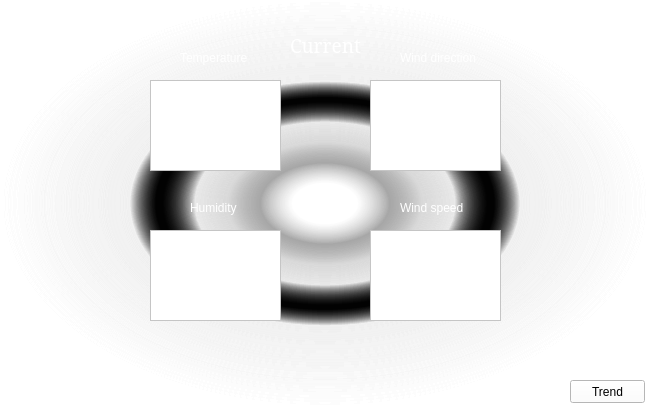
<?xml version="1.0" encoding="UTF-8"?>
<ui version="4.0">
 <class>MainWindow</class>
 <widget class="QMainWindow" name="MainWindow">
  <property name="geometry">
   <rect>
    <x>0</x>
    <y>0</y>
    <width>650</width>
    <height>407</height>
   </rect>
  </property>
  <property name="windowTitle">
   <string>Weather station(Current)</string>
  </property>
  <property name="styleSheet">
   <string notr="true">background-color:qradialgradient(spread:pad, cx:0.5, cy:0.5, radius:0.5, fx:0.5, fy:0.5, stop:0 rgba(255, 255, 255, 255), stop:0.1 rgba(255, 255, 255, 255), stop:0.2 rgba(163, 163, 163, 167), stop:0.3 rgba(204, 204, 204, 92), stop:0.4 rgba(209, 209, 209, 51), stop:0.5 rgba(0, 0, 0, 205), stop:0.52 rgba(0, 0, 0, 205), stop:0.6 rgba(234, 234, 234, 84), stop:1 rgba(255, 255, 255, 0))</string>
  </property>
  <property name="iconSize">
   <size>
    <width>100</width>
    <height>100</height>
   </size>
  </property>
  <widget class="QWidget" name="centralWidget">
   <widget class="QPlainTextEdit" name="windDirection">
    <property name="geometry">
     <rect>
      <x>370</x>
      <y>80</y>
      <width>131</width>
      <height>91</height>
     </rect>
    </property>
    <property name="font">
     <font>
      <family>Source Code Pro</family>
      <pointsize>26</pointsize>
      <weight>50</weight>
      <bold>false</bold>
     </font>
    </property>
    <property name="styleSheet">
     <string notr="true">background-color: rgb(255, 255, 255);
</string>
    </property>
    <property name="inputMethodHints">
     <set>Qt::ImhNone</set>
    </property>
    <property name="verticalScrollBarPolicy">
     <enum>Qt::ScrollBarAlwaysOff</enum>
    </property>
    <property name="horizontalScrollBarPolicy">
     <enum>Qt::ScrollBarAlwaysOff</enum>
    </property>
    <property name="readOnly">
     <bool>true</bool>
    </property>
    <property name="plainText">
     <string/>
    </property>
   </widget>
   <widget class="QPlainTextEdit" name="humidity">
    <property name="geometry">
     <rect>
      <x>150</x>
      <y>230</y>
      <width>131</width>
      <height>91</height>
     </rect>
    </property>
    <property name="font">
     <font>
      <family>Source Code Pro</family>
      <pointsize>26</pointsize>
      <weight>50</weight>
      <bold>false</bold>
     </font>
    </property>
    <property name="styleSheet">
     <string notr="true">background-color: rgb(255, 255, 255);
</string>
    </property>
    <property name="inputMethodHints">
     <set>Qt::ImhNone</set>
    </property>
    <property name="verticalScrollBarPolicy">
     <enum>Qt::ScrollBarAlwaysOff</enum>
    </property>
    <property name="horizontalScrollBarPolicy">
     <enum>Qt::ScrollBarAlwaysOff</enum>
    </property>
    <property name="readOnly">
     <bool>true</bool>
    </property>
    <property name="plainText">
     <string/>
    </property>
   </widget>
   <widget class="QLabel" name="currentLabel">
    <property name="geometry">
     <rect>
      <x>290</x>
      <y>30</y>
      <width>81</width>
      <height>31</height>
     </rect>
    </property>
    <property name="palette">
     <palette>
      <active>
       <colorrole role="WindowText">
        <brush brushstyle="SolidPattern">
         <color alpha="255">
          <red>255</red>
          <green>255</green>
          <blue>255</blue>
         </color>
        </brush>
       </colorrole>
       <colorrole role="Button">
        <brush brushstyle="SolidPattern">
         <color alpha="0">
          <red>0</red>
          <green>0</green>
          <blue>0</blue>
         </color>
        </brush>
       </colorrole>
       <colorrole role="Text">
        <brush brushstyle="SolidPattern">
         <color alpha="255">
          <red>249</red>
          <green>249</green>
          <blue>249</blue>
         </color>
        </brush>
       </colorrole>
       <colorrole role="ButtonText">
        <brush brushstyle="SolidPattern">
         <color alpha="255">
          <red>249</red>
          <green>249</green>
          <blue>249</blue>
         </color>
        </brush>
       </colorrole>
       <colorrole role="Base">
        <brush brushstyle="SolidPattern">
         <color alpha="0">
          <red>0</red>
          <green>0</green>
          <blue>0</blue>
         </color>
        </brush>
       </colorrole>
       <colorrole role="Window">
        <brush brushstyle="SolidPattern">
         <color alpha="0">
          <red>0</red>
          <green>0</green>
          <blue>0</blue>
         </color>
        </brush>
       </colorrole>
       <colorrole role="ToolTipText">
        <brush brushstyle="SolidPattern">
         <color alpha="255">
          <red>254</red>
          <green>254</green>
          <blue>254</blue>
         </color>
        </brush>
       </colorrole>
      </active>
      <inactive>
       <colorrole role="WindowText">
        <brush brushstyle="SolidPattern">
         <color alpha="255">
          <red>255</red>
          <green>255</green>
          <blue>255</blue>
         </color>
        </brush>
       </colorrole>
       <colorrole role="Button">
        <brush brushstyle="SolidPattern">
         <color alpha="0">
          <red>0</red>
          <green>0</green>
          <blue>0</blue>
         </color>
        </brush>
       </colorrole>
       <colorrole role="Text">
        <brush brushstyle="SolidPattern">
         <color alpha="255">
          <red>249</red>
          <green>249</green>
          <blue>249</blue>
         </color>
        </brush>
       </colorrole>
       <colorrole role="ButtonText">
        <brush brushstyle="SolidPattern">
         <color alpha="255">
          <red>249</red>
          <green>249</green>
          <blue>249</blue>
         </color>
        </brush>
       </colorrole>
       <colorrole role="Base">
        <brush brushstyle="SolidPattern">
         <color alpha="0">
          <red>0</red>
          <green>0</green>
          <blue>0</blue>
         </color>
        </brush>
       </colorrole>
       <colorrole role="Window">
        <brush brushstyle="SolidPattern">
         <color alpha="0">
          <red>0</red>
          <green>0</green>
          <blue>0</blue>
         </color>
        </brush>
       </colorrole>
       <colorrole role="ToolTipText">
        <brush brushstyle="SolidPattern">
         <color alpha="255">
          <red>254</red>
          <green>254</green>
          <blue>254</blue>
         </color>
        </brush>
       </colorrole>
      </inactive>
      <disabled>
       <colorrole role="WindowText">
        <brush brushstyle="SolidPattern">
         <color alpha="255">
          <red>120</red>
          <green>120</green>
          <blue>120</blue>
         </color>
        </brush>
       </colorrole>
       <colorrole role="Button">
        <brush brushstyle="SolidPattern">
         <color alpha="0">
          <red>0</red>
          <green>0</green>
          <blue>0</blue>
         </color>
        </brush>
       </colorrole>
       <colorrole role="Text">
        <brush brushstyle="SolidPattern">
         <color alpha="255">
          <red>120</red>
          <green>120</green>
          <blue>120</blue>
         </color>
        </brush>
       </colorrole>
       <colorrole role="ButtonText">
        <brush brushstyle="SolidPattern">
         <color alpha="255">
          <red>120</red>
          <green>120</green>
          <blue>120</blue>
         </color>
        </brush>
       </colorrole>
       <colorrole role="Base">
        <brush brushstyle="SolidPattern">
         <color alpha="0">
          <red>0</red>
          <green>0</green>
          <blue>0</blue>
         </color>
        </brush>
       </colorrole>
       <colorrole role="Window">
        <brush brushstyle="SolidPattern">
         <color alpha="0">
          <red>0</red>
          <green>0</green>
          <blue>0</blue>
         </color>
        </brush>
       </colorrole>
       <colorrole role="ToolTipText">
        <brush brushstyle="SolidPattern">
         <color alpha="255">
          <red>254</red>
          <green>254</green>
          <blue>254</blue>
         </color>
        </brush>
       </colorrole>
      </disabled>
     </palette>
    </property>
    <property name="font">
     <font>
      <family>SimSun</family>
      <pointsize>14</pointsize>
     </font>
    </property>
    <property name="styleSheet">
     <string notr="true">background-color: rgba(0,0,0,0%)
</string>
    </property>
    <property name="text">
     <string>Current</string>
    </property>
   </widget>
   <widget class="QPlainTextEdit" name="windSpeed">
    <property name="geometry">
     <rect>
      <x>370</x>
      <y>230</y>
      <width>131</width>
      <height>91</height>
     </rect>
    </property>
    <property name="font">
     <font>
      <family>Source Code Pro</family>
      <pointsize>26</pointsize>
      <weight>50</weight>
      <bold>false</bold>
     </font>
    </property>
    <property name="styleSheet">
     <string notr="true">background-color: rgb(255, 255, 255);
</string>
    </property>
    <property name="inputMethodHints">
     <set>Qt::ImhNone</set>
    </property>
    <property name="verticalScrollBarPolicy">
     <enum>Qt::ScrollBarAlwaysOff</enum>
    </property>
    <property name="horizontalScrollBarPolicy">
     <enum>Qt::ScrollBarAlwaysOff</enum>
    </property>
    <property name="readOnly">
     <bool>true</bool>
    </property>
    <property name="plainText">
     <string/>
    </property>
   </widget>
   <widget class="QPlainTextEdit" name="temperature">
    <property name="geometry">
     <rect>
      <x>150</x>
      <y>80</y>
      <width>131</width>
      <height>91</height>
     </rect>
    </property>
    <property name="font">
     <font>
      <family>Source Code Pro</family>
      <pointsize>26</pointsize>
      <weight>50</weight>
      <bold>false</bold>
     </font>
    </property>
    <property name="styleSheet">
     <string notr="true">background-color: rgb(255, 255, 255);
</string>
    </property>
    <property name="inputMethodHints">
     <set>Qt::ImhNone</set>
    </property>
    <property name="verticalScrollBarPolicy">
     <enum>Qt::ScrollBarAlwaysOff</enum>
    </property>
    <property name="horizontalScrollBarPolicy">
     <enum>Qt::ScrollBarAlwaysOff</enum>
    </property>
    <property name="readOnly">
     <bool>true</bool>
    </property>
    <property name="plainText">
     <string/>
    </property>
    <property name="centerOnScroll">
     <bool>false</bool>
    </property>
   </widget>
   <widget class="QLabel" name="label">
    <property name="geometry">
     <rect>
      <x>190</x>
      <y>200</y>
      <width>51</width>
      <height>16</height>
     </rect>
    </property>
    <property name="palette">
     <palette>
      <active>
       <colorrole role="WindowText">
        <brush brushstyle="SolidPattern">
         <color alpha="255">
          <red>255</red>
          <green>255</green>
          <blue>255</blue>
         </color>
        </brush>
       </colorrole>
       <colorrole role="Button">
        <brush brushstyle="SolidPattern">
         <color alpha="0">
          <red>0</red>
          <green>0</green>
          <blue>0</blue>
         </color>
        </brush>
       </colorrole>
       <colorrole role="Base">
        <brush brushstyle="SolidPattern">
         <color alpha="0">
          <red>0</red>
          <green>0</green>
          <blue>0</blue>
         </color>
        </brush>
       </colorrole>
       <colorrole role="Window">
        <brush brushstyle="SolidPattern">
         <color alpha="0">
          <red>0</red>
          <green>0</green>
          <blue>0</blue>
         </color>
        </brush>
       </colorrole>
      </active>
      <inactive>
       <colorrole role="WindowText">
        <brush brushstyle="SolidPattern">
         <color alpha="255">
          <red>255</red>
          <green>255</green>
          <blue>255</blue>
         </color>
        </brush>
       </colorrole>
       <colorrole role="Button">
        <brush brushstyle="SolidPattern">
         <color alpha="0">
          <red>0</red>
          <green>0</green>
          <blue>0</blue>
         </color>
        </brush>
       </colorrole>
       <colorrole role="Base">
        <brush brushstyle="SolidPattern">
         <color alpha="0">
          <red>0</red>
          <green>0</green>
          <blue>0</blue>
         </color>
        </brush>
       </colorrole>
       <colorrole role="Window">
        <brush brushstyle="SolidPattern">
         <color alpha="0">
          <red>0</red>
          <green>0</green>
          <blue>0</blue>
         </color>
        </brush>
       </colorrole>
      </inactive>
      <disabled>
       <colorrole role="WindowText">
        <brush brushstyle="SolidPattern">
         <color alpha="255">
          <red>120</red>
          <green>120</green>
          <blue>120</blue>
         </color>
        </brush>
       </colorrole>
       <colorrole role="Button">
        <brush brushstyle="SolidPattern">
         <color alpha="0">
          <red>0</red>
          <green>0</green>
          <blue>0</blue>
         </color>
        </brush>
       </colorrole>
       <colorrole role="Base">
        <brush brushstyle="SolidPattern">
         <color alpha="0">
          <red>0</red>
          <green>0</green>
          <blue>0</blue>
         </color>
        </brush>
       </colorrole>
       <colorrole role="Window">
        <brush brushstyle="SolidPattern">
         <color alpha="0">
          <red>0</red>
          <green>0</green>
          <blue>0</blue>
         </color>
        </brush>
       </colorrole>
      </disabled>
     </palette>
    </property>
    <property name="styleSheet">
     <string notr="true">background-color: rgba(0,0,0,0%)</string>
    </property>
    <property name="text">
     <string>Humidity</string>
    </property>
   </widget>
   <widget class="QLabel" name="label_2">
    <property name="geometry">
     <rect>
      <x>180</x>
      <y>50</y>
      <width>81</width>
      <height>16</height>
     </rect>
    </property>
    <property name="palette">
     <palette>
      <active>
       <colorrole role="WindowText">
        <brush brushstyle="SolidPattern">
         <color alpha="255">
          <red>255</red>
          <green>255</green>
          <blue>255</blue>
         </color>
        </brush>
       </colorrole>
       <colorrole role="Button">
        <brush brushstyle="SolidPattern">
         <color alpha="0">
          <red>0</red>
          <green>0</green>
          <blue>0</blue>
         </color>
        </brush>
       </colorrole>
       <colorrole role="Base">
        <brush brushstyle="SolidPattern">
         <color alpha="0">
          <red>0</red>
          <green>0</green>
          <blue>0</blue>
         </color>
        </brush>
       </colorrole>
       <colorrole role="Window">
        <brush brushstyle="SolidPattern">
         <color alpha="0">
          <red>0</red>
          <green>0</green>
          <blue>0</blue>
         </color>
        </brush>
       </colorrole>
      </active>
      <inactive>
       <colorrole role="WindowText">
        <brush brushstyle="SolidPattern">
         <color alpha="255">
          <red>255</red>
          <green>255</green>
          <blue>255</blue>
         </color>
        </brush>
       </colorrole>
       <colorrole role="Button">
        <brush brushstyle="SolidPattern">
         <color alpha="0">
          <red>0</red>
          <green>0</green>
          <blue>0</blue>
         </color>
        </brush>
       </colorrole>
       <colorrole role="Base">
        <brush brushstyle="SolidPattern">
         <color alpha="0">
          <red>0</red>
          <green>0</green>
          <blue>0</blue>
         </color>
        </brush>
       </colorrole>
       <colorrole role="Window">
        <brush brushstyle="SolidPattern">
         <color alpha="0">
          <red>0</red>
          <green>0</green>
          <blue>0</blue>
         </color>
        </brush>
       </colorrole>
      </inactive>
      <disabled>
       <colorrole role="WindowText">
        <brush brushstyle="SolidPattern">
         <color alpha="255">
          <red>120</red>
          <green>120</green>
          <blue>120</blue>
         </color>
        </brush>
       </colorrole>
       <colorrole role="Button">
        <brush brushstyle="SolidPattern">
         <color alpha="0">
          <red>0</red>
          <green>0</green>
          <blue>0</blue>
         </color>
        </brush>
       </colorrole>
       <colorrole role="Base">
        <brush brushstyle="SolidPattern">
         <color alpha="0">
          <red>0</red>
          <green>0</green>
          <blue>0</blue>
         </color>
        </brush>
       </colorrole>
       <colorrole role="Window">
        <brush brushstyle="SolidPattern">
         <color alpha="0">
          <red>0</red>
          <green>0</green>
          <blue>0</blue>
         </color>
        </brush>
       </colorrole>
      </disabled>
     </palette>
    </property>
    <property name="styleSheet">
     <string notr="true">background-color: rgba(0,0,0,0%)</string>
    </property>
    <property name="text">
     <string>Temperature</string>
    </property>
   </widget>
   <widget class="QLabel" name="label_3">
    <property name="geometry">
     <rect>
      <x>400</x>
      <y>50</y>
      <width>91</width>
      <height>16</height>
     </rect>
    </property>
    <property name="palette">
     <palette>
      <active>
       <colorrole role="WindowText">
        <brush brushstyle="SolidPattern">
         <color alpha="255">
          <red>255</red>
          <green>255</green>
          <blue>255</blue>
         </color>
        </brush>
       </colorrole>
       <colorrole role="Button">
        <brush brushstyle="SolidPattern">
         <color alpha="0">
          <red>0</red>
          <green>0</green>
          <blue>0</blue>
         </color>
        </brush>
       </colorrole>
       <colorrole role="Base">
        <brush brushstyle="SolidPattern">
         <color alpha="0">
          <red>0</red>
          <green>0</green>
          <blue>0</blue>
         </color>
        </brush>
       </colorrole>
       <colorrole role="Window">
        <brush brushstyle="SolidPattern">
         <color alpha="0">
          <red>0</red>
          <green>0</green>
          <blue>0</blue>
         </color>
        </brush>
       </colorrole>
      </active>
      <inactive>
       <colorrole role="WindowText">
        <brush brushstyle="SolidPattern">
         <color alpha="255">
          <red>255</red>
          <green>255</green>
          <blue>255</blue>
         </color>
        </brush>
       </colorrole>
       <colorrole role="Button">
        <brush brushstyle="SolidPattern">
         <color alpha="0">
          <red>0</red>
          <green>0</green>
          <blue>0</blue>
         </color>
        </brush>
       </colorrole>
       <colorrole role="Base">
        <brush brushstyle="SolidPattern">
         <color alpha="0">
          <red>0</red>
          <green>0</green>
          <blue>0</blue>
         </color>
        </brush>
       </colorrole>
       <colorrole role="Window">
        <brush brushstyle="SolidPattern">
         <color alpha="0">
          <red>0</red>
          <green>0</green>
          <blue>0</blue>
         </color>
        </brush>
       </colorrole>
      </inactive>
      <disabled>
       <colorrole role="WindowText">
        <brush brushstyle="SolidPattern">
         <color alpha="255">
          <red>120</red>
          <green>120</green>
          <blue>120</blue>
         </color>
        </brush>
       </colorrole>
       <colorrole role="Button">
        <brush brushstyle="SolidPattern">
         <color alpha="0">
          <red>0</red>
          <green>0</green>
          <blue>0</blue>
         </color>
        </brush>
       </colorrole>
       <colorrole role="Base">
        <brush brushstyle="SolidPattern">
         <color alpha="0">
          <red>0</red>
          <green>0</green>
          <blue>0</blue>
         </color>
        </brush>
       </colorrole>
       <colorrole role="Window">
        <brush brushstyle="SolidPattern">
         <color alpha="0">
          <red>0</red>
          <green>0</green>
          <blue>0</blue>
         </color>
        </brush>
       </colorrole>
      </disabled>
     </palette>
    </property>
    <property name="styleSheet">
     <string notr="true">background-color: rgba(0,0,0,0%)</string>
    </property>
    <property name="text">
     <string>Wind direction</string>
    </property>
   </widget>
   <widget class="QLabel" name="label_4">
    <property name="geometry">
     <rect>
      <x>400</x>
      <y>200</y>
      <width>71</width>
      <height>16</height>
     </rect>
    </property>
    <property name="palette">
     <palette>
      <active>
       <colorrole role="WindowText">
        <brush brushstyle="SolidPattern">
         <color alpha="255">
          <red>255</red>
          <green>255</green>
          <blue>255</blue>
         </color>
        </brush>
       </colorrole>
       <colorrole role="Button">
        <brush brushstyle="SolidPattern">
         <color alpha="0">
          <red>0</red>
          <green>0</green>
          <blue>0</blue>
         </color>
        </brush>
       </colorrole>
       <colorrole role="Base">
        <brush brushstyle="SolidPattern">
         <color alpha="0">
          <red>0</red>
          <green>0</green>
          <blue>0</blue>
         </color>
        </brush>
       </colorrole>
       <colorrole role="Window">
        <brush brushstyle="SolidPattern">
         <color alpha="0">
          <red>0</red>
          <green>0</green>
          <blue>0</blue>
         </color>
        </brush>
       </colorrole>
      </active>
      <inactive>
       <colorrole role="WindowText">
        <brush brushstyle="SolidPattern">
         <color alpha="255">
          <red>255</red>
          <green>255</green>
          <blue>255</blue>
         </color>
        </brush>
       </colorrole>
       <colorrole role="Button">
        <brush brushstyle="SolidPattern">
         <color alpha="0">
          <red>0</red>
          <green>0</green>
          <blue>0</blue>
         </color>
        </brush>
       </colorrole>
       <colorrole role="Base">
        <brush brushstyle="SolidPattern">
         <color alpha="0">
          <red>0</red>
          <green>0</green>
          <blue>0</blue>
         </color>
        </brush>
       </colorrole>
       <colorrole role="Window">
        <brush brushstyle="SolidPattern">
         <color alpha="0">
          <red>0</red>
          <green>0</green>
          <blue>0</blue>
         </color>
        </brush>
       </colorrole>
      </inactive>
      <disabled>
       <colorrole role="WindowText">
        <brush brushstyle="SolidPattern">
         <color alpha="255">
          <red>120</red>
          <green>120</green>
          <blue>120</blue>
         </color>
        </brush>
       </colorrole>
       <colorrole role="Button">
        <brush brushstyle="SolidPattern">
         <color alpha="0">
          <red>0</red>
          <green>0</green>
          <blue>0</blue>
         </color>
        </brush>
       </colorrole>
       <colorrole role="Base">
        <brush brushstyle="SolidPattern">
         <color alpha="0">
          <red>0</red>
          <green>0</green>
          <blue>0</blue>
         </color>
        </brush>
       </colorrole>
       <colorrole role="Window">
        <brush brushstyle="SolidPattern">
         <color alpha="0">
          <red>0</red>
          <green>0</green>
          <blue>0</blue>
         </color>
        </brush>
       </colorrole>
      </disabled>
     </palette>
    </property>
    <property name="styleSheet">
     <string notr="true">background-color: rgba(0,0,0,0%)</string>
    </property>
    <property name="text">
     <string>Wind speed</string>
    </property>
   </widget>
   <widget class="QPushButton" name="trendButton">
    <property name="geometry">
     <rect>
      <x>570</x>
      <y>380</y>
      <width>75</width>
      <height>23</height>
     </rect>
    </property>
    <property name="styleSheet">
     <string notr="true">background-color: rgb(255, 255, 255)</string>
    </property>
    <property name="text">
     <string>Trend</string>
    </property>
   </widget>
  </widget>
  <action name="actionTrend">
   <property name="text">
    <string>Trend</string>
   </property>
  </action>
 </widget>
 <layoutdefault spacing="6" margin="11"/>
 <resources/>
 <connections/>
</ui>
